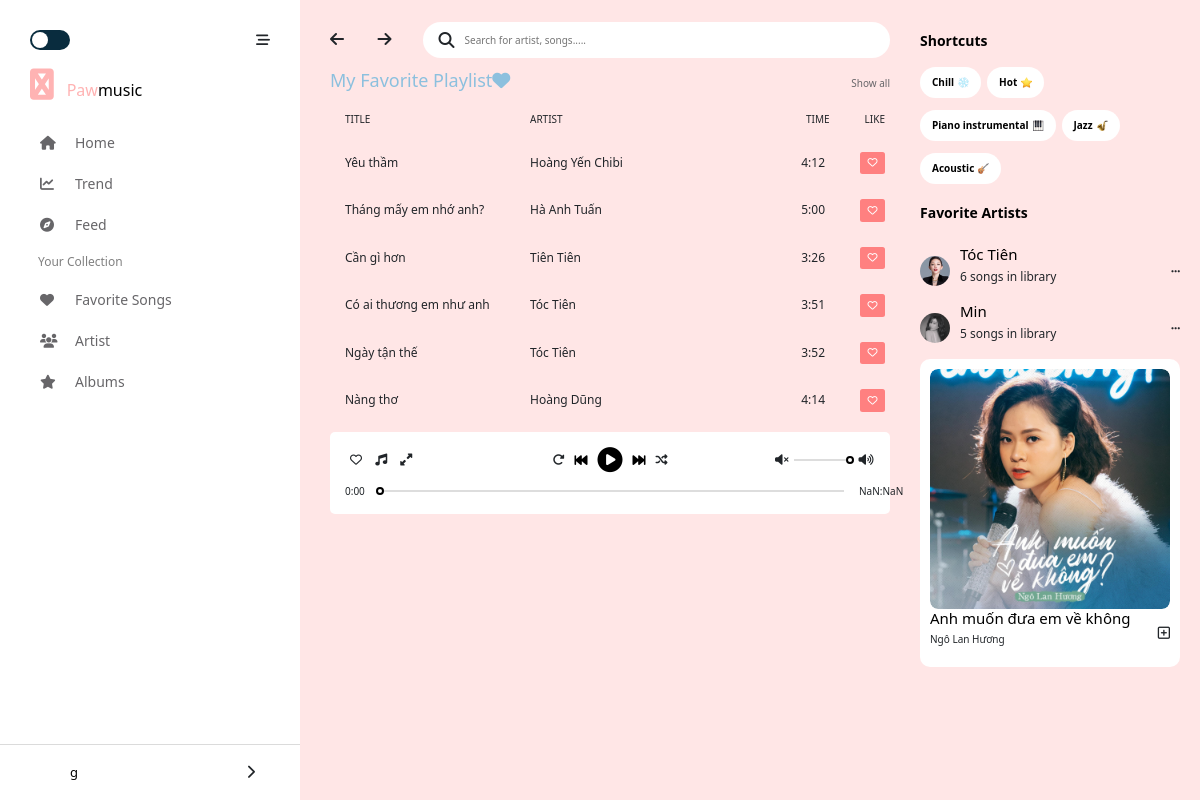
Page /favoritesong/ (signed in) on the earlier database version.
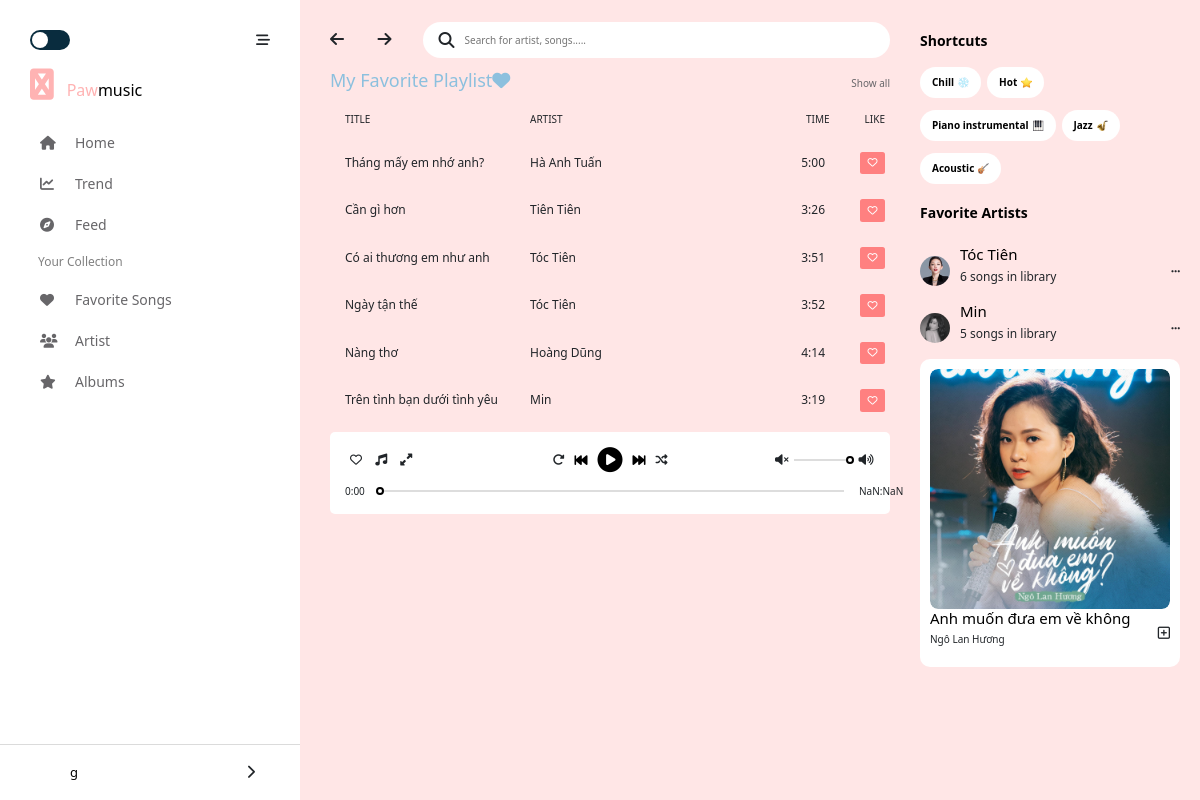
Same page on the later database version.
### favoritesongs/models.py (models this page shows)
class FavoriteSong(models.Model):
    song = models.ForeignKey(
        Song,
        on_delete=models.CASCADE,
        blank=False,
        null=True)#1-n
    user = models.ForeignKey(
        User,
        on_delete=models.CASCADE,
        blank=False,
        null=True)#1-n

### songs/models.py (models this page shows)
class Song(models.Model):
    name = models.TextField(max_length=256)
    time = models.TextField(max_length=50)
    linkSave = models.TextField()
    target = models.BooleanField(default=0)
    artist = models.ForeignKey(
        Artist,
        on_delete=models.CASCADE,
        blank=False,
        null=True)#1-n

### artists/models.py (models this page shows)
class Artist(models.Model):
    name = models.TextField(max_length=256)
    linkImage = models.TextField()
    description = models.TextField(default='')

### favoritesongs/views.py (the view)
# urls.py: path('', views.favoriteSong, name='create'),
def favoriteSong(request):
    firstname = request.session["firstname"]
    user = User.objects.get(id = request.session['id'])
    songs = FavoriteSong.objects.filter(user = user)
    return render(request, 'authentication/favoriteSong.html',{"songs": songs, "firstname": firstname})

### templates/authentication/favoriteSong.html (shortened to what this page needs)
<!DOCTYPE html>
<html lang="en">
  <head>
    <link
      href="https://cdn.jsdelivr.net/npm/bootstrap@5.1.3/dist/css/bootstrap.min.css"
      rel="stylesheet"
    />
    <link rel="stylesheet" href="https://cdnjs.cloudflare.com/ajax/libs/font-awesome/5.15.1/css/all.min.css">
    <link rel="stylesheet" href="https://cdnjs.cloudflare.com/ajax/libs/font-awesome/6.1.1/css/all.min.css" />
    {% load static %}
    <link rel="stylesheet"  href="{%  static  'css/style.css'  %}" type="text/css">
    {% load static %}
    <link rel="stylesheet"  href="{%  static  'css/responsive.css'  %}" type="text/css">
    <link
      rel="stylesheet"
      href="https://unpkg.com/swiper/swiper-bundle.min.css"
    />
  </head>
  <body onload="LoadFS()">
    <div class="">
      <div id="main" style="width: 100%; height:100%">
        <div id="container" >
            <div id="navbar">
                <div class="navbar-container">
                    <header>
                        <span class="check">
                            <span class="ball"></span>
                        </span>
                        <i class="fas fa-stream js-hide-navbar"></i>
                    </header>
                    <div class="logo">
                        <i class="navbar__logo fab fa-solid fa-paw"></i>
                        <span class="navbar__primary-text">Paw</span><span>music</span>
                    </div>
                    <div class="navbar-content">
                        <nav>
                                <li class="navbar-content__icon">
                                    <a href="/home"><i class="fas fa-home"></i>Home</a>
                                </li>
                                <li class="navbar-content__icon">
                                    <a href="/song/trend"><i class="fas fa-chart-line"></i>Trend</a>
                                </li>
                                <li class="navbar-content__icon">
                                    <a href="/song/feed"><i class="fas fa-compass"></i>Feed</a>
                                </li>
                        </nav>
                        <nav>
                            <p class=" navbar-content__title">Your Collection</p>
                            <ul>
                                <li class="navbar-content__icon">
                                    <a href="/favoritesong"><i class="fas fa-heart"></i>Favorite Songs</a>
                                </li>
                                <li class="navbar-content__icon">
                                    <a href="/artist"><i class="fas fa-users"></i>Artist</a>
                                </li>
                                <li class="navbar-content__icon">
                                    <a href="/album"><i class="fas fa-star"></i>Albums</a>
                                </li>
                            </ul>
                        </nav>
                    </div>
                </div>
                <div class="navbar-user">
                    <div class="navbar-user__container">
                        <div class="user-avt">
                        </div>
                        <div class="user-name">{{ firstname }}</div>
                        <div class="user-menulists">
                            <div class="more-info">
                                <i class="fas fa-chevron-right"></i>
                            </div>
                        </div>
                    </div>
                </div>
            </div>
            <div id="main-content" >
                <header>
                    <nav class="main-content__header-nav">
                        <i class="fas fa-arrow-left"></i>
                        <i class="fas fa-arrow-right"></i>
                    </nav>
                    <div class="main-content__search-form">
                        <i class="fas fa-search search-btn"></i>
                        <input type="text" class="search-input" placeholder="Search for artist, songs.....">
                    </div>
                </header>
                <div class="my-playlistFS">
                    <div class="playlist-head">
                        <h4 style=" color: #8CC0DE;">My Favorite Playlist<i class="fas fa-heart"></i></h4>
                        <a class="btn-hover">Show all</a>
                    </div>
                    <div class="playlist-list" >
                        <div class="playlist playlist-list__title">
                            <p class="playlist__title">TITLE</p>
                            <p class="playlist__artist">ARTIST</p>
                            <p class="playlist__time">TIME</p>
                            <p class="">LIKE</p>
                        </div>
                        {% for song in songs %}
                            <div class="playlist playlist--hover" id="playlist{{ song.song.id }}" ondblclick="SelectSong({{ song.song.id}})">
                                <p class="playlist__title">{{song.song.name}}</p>
                                <p class="playlist__artist">{{song.song.artist.name}}</p>
                                <p class="playlist__time">{{song.song.time}}</p>
                                <a class="btn btn-dark favoritesongColor" id="{{song.song.id}}" style="background-color: rgb(255, 128, 128) !important; border: 0px;" onclick="FS({{song.song.id}})"><i class="far fa-heart fs"></i></a>
                            </div>
                        {% endfor %}
                    </div>
                </div>
                <div class="play-song">
                    <div class="play-control">
                        <div class="play-control__act">
                            <i class="far fa-heart" ></i>
                            <i class="fas fa-music"></i>
                            <i class="fas fa-expand-alt"></i>
                        </div>
                        <div class="play-control__main">
                            <i class="fas fa-redo-alt play-repeat"></i>
                            <i class="fas fa-fast-backward play-backward main-icon"></i>
                            <span class="play-inner">
                                <i class="fas fa-play-circle play-icon main-icon main-icon--big"></i>
                            </span>
                            <i class="fas fa-fast-forward play-forward main-icon"></i>
                            <i class="fas fa-random shuffle-song"></i>
                        </div>
                        <div class="play-control__volume">
                            <i class="fas fa-volume-mute"></i>
                            <input type="range" id="volume" class="volume" value ="1" min = "0" max="1" step="0.1">
                            <i class="fas fa-volume-up"></i>
                        </div>
                    </div>
                    <div class="play-seekbar">
                        <div class="timer__left">0:00</div>
                        <input type="range" name="range" id="range" class="range" />
                        {% load static %}
                        <div class="timer__right">3.00</div>
                    </div>
                </div>
            </div>
            <div id="sidebar">
              <div class="sidebar__shortcuts">
                  <p class="sidebar__shortcuts-title">Shortcuts
                  </p>
                  <div class="sidebar__shortcuts-items">
                      <span class="sidebar__shortcuts-item">Chill
                          {% load static %}
                          <img src="{% static '/img/snow.png' %}" alt="">
                      </span>
                      <span class="sidebar__shortcuts-item">Hot
                          {% load static %}
                          <img src="{% static '/img/star.png' %}" alt="">
                      </span>
                      <span class="sidebar__shortcuts-item">Piano instrumental
                          {% load static %}
                          <img src="{% static '/img/piano.png' %}" alt="">
                      </span>
                      <span class="sidebar__shortcuts-item">Jazz
                          {% load static %}
                          <img src="{% static '/img/jazz.png' %}" alt="">
                      </span>
                      <span class="sidebar__shortcuts-item">Acoustic
                          {% load static %}
                          <img src="{% static '/img/ghitar.png' %}" alt="">
                      </span>
                  </div>
              </div>
              <div class="sidebar__favorite">
                  <p class="sidebar__favorite-title">Favorite Artists</p>
                  <div class="sidebar__favorite-list">
                      <div class="artist-info__avt">
                          {% load static %}
                          <img src="{% static '/img/tt.jpg' %}" alt="">
                      </div>
                      <div class="artist-info">
                          <h4 class="artist-info__name">Tóc Tiên</h4>
                          <p class="artist-info__song">6 songs in library</p>
                      </div>
                      <i class="fas fa-ellipsis-h"></i>
                  </div>
                  <div class="sidebar__favorite-list">
                      <div class="artist-info__avt">
                          {% load static %}
                          <img src="{% static '/img/min.jpg' %}" alt="">
                      </div>
                      <div class="artist-info">
                          <h4 class="artist-info__name">Min</h4>
                          <p class="artist-info__song">5 songs in library</p>
                      </div>
                      <i class="fas fa-ellipsis-h"></i>
                  </div>
              </div>
              <div class="sidebar__suggest-album">
                  <div class="suggest-album">
                      <div class="suggest-album__img-container">
                          {% load static %}
                          <img src="{% static '/img/nlh.jpg' %}" alt="">
                      </div>
                      <div class="suggest-album__content">
                          <div class="suggest-album__info">
                              <h4>Anh muốn đưa em về không</h4>
                              <p>Ngô Lan Hương</p>
                          </div>
                          <i class="far fa-plus-square"></i>
                      </div>
                  </div>
              </div>
          </div>
      </div>
  </div>
    </div>
  </body>
</html>

Differences in the rows shown:
removed FavoriteSong: song.name "Yêu thầm", song.artist.name "Hoàng Yến Chibi", song.time "4:12"
added FavoriteSong: song.name "Trên tình bạn dưới tình yêu", song.artist.name "Min", song.time "3:19"
